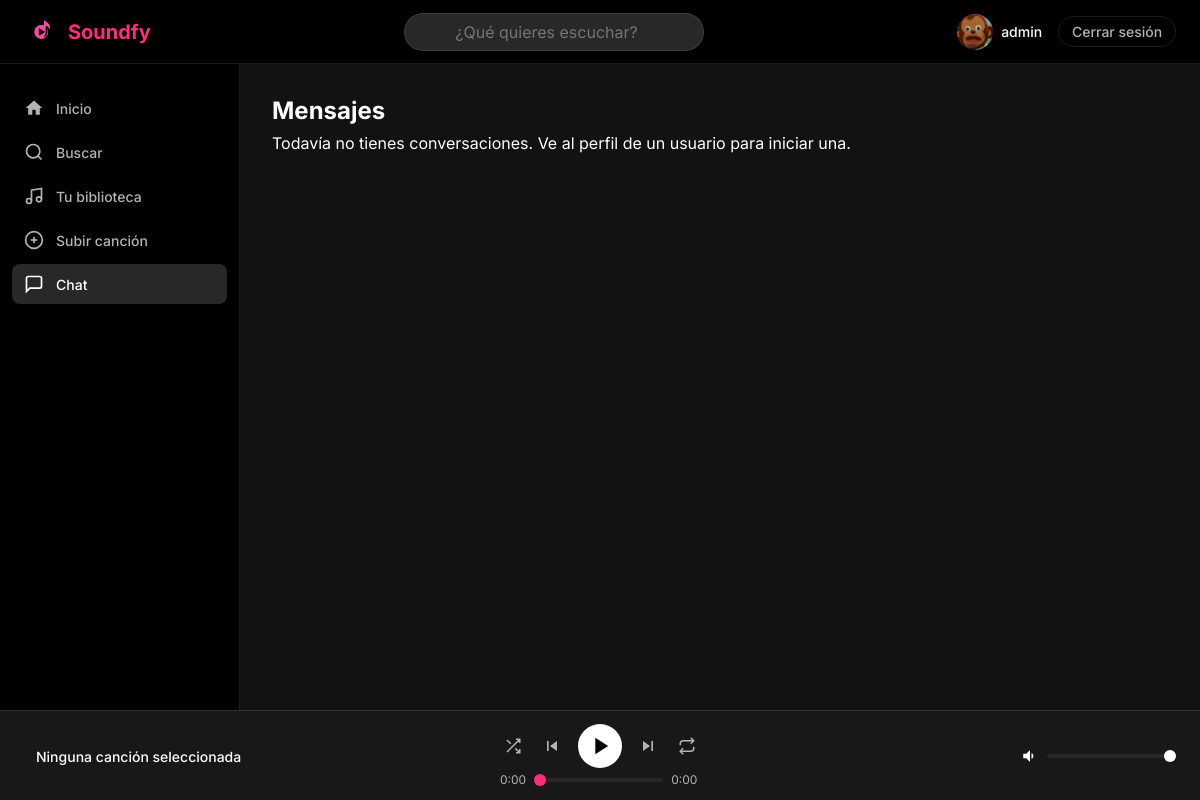
Page /chat/ (signed in) on the earlier database version.
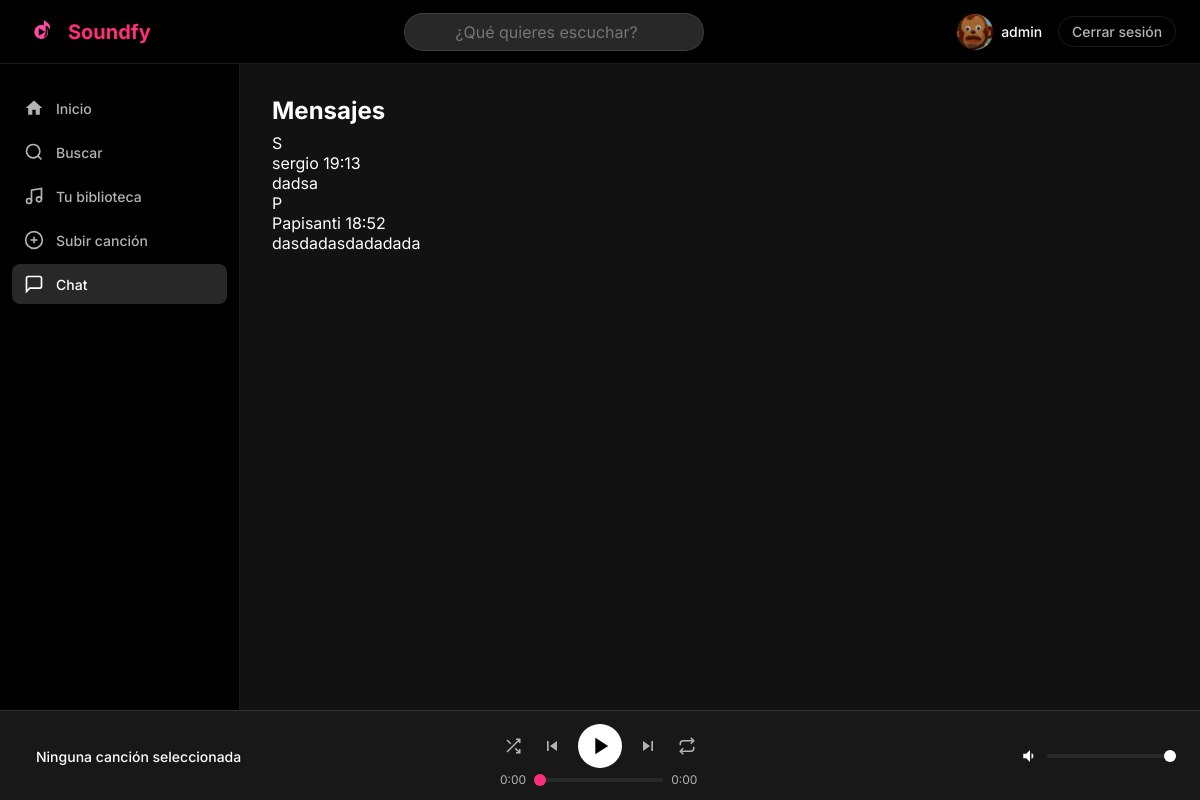
Same page on the later database version.
### chat/models.py (models this page shows, shortened)
class SalaChat(models.Model):
    TIPO_CHOICES = [('privado', 'Privado'), ('grupo', 'Grupo')]
    nombre = models.CharField(max_length=100)
    tipo = models.CharField(max_length=10, choices=TIPO_CHOICES, default='privado')
    participantes = models.ManyToManyField(Usuario, related_name='salas_chat')
    creada_en = models.DateTimeField(auto_now_add=True)
    def otro_usuario(self, usuario):
        return self.participantes.exclude(pk=usuario.pk).first()
    def mensajes_no_leidos(self, usuario):
        return self.mensajes.filter(leido=False).exclude(autor=usuario).count()
    def ultimo_mensaje(self):
        return self.mensajes.order_by('-enviado_en').first()

class Mensaje(models.Model):
    sala = models.ForeignKey(SalaChat, on_delete=models.CASCADE, related_name='mensajes')
    autor = models.ForeignKey(Usuario, on_delete=models.CASCADE)
    contenido = models.TextField()
    enviado_en = models.DateTimeField(auto_now_add=True)
    leido = models.BooleanField(default=False)

### users/models.py (models this page shows, shortened)
class Usuario(AbstractUser):
    foto_perfil = models.ImageField(
        upload_to='fotos_perfil/',
        null=True,
        blank=True
    )
    biografia = models.TextField(max_length=500, blank=True)
    fecha_nacimiento = models.DateField(null=True, blank=True)
    es_artista = models.BooleanField(default=False)
    seguidores = models.ManyToManyField(
        'self',
        symmetrical=False,
        related_name='siguiendo',
        blank=True
    )
    class Meta:
        verbose_name = 'Usuario'
        verbose_name_plural = 'Usuarios'

### chat/views.py (the view)
# urls.py: path('', views.vista_lista_salas, name='lista_salas'),
@login_required
def vista_lista_salas(request):
    salas = SalaChat.objects.filter(participantes=request.user).order_by('-creada_en')
    salas_data = []
    for sala in salas:
        otro = sala.otro_usuario(request.user)
        ultimo = sala.ultimo_mensaje()
        no_leidos = sala.mensajes_no_leidos(request.user)
        salas_data.append({
            'sala': sala,
            'otro': otro,
            'ultimo': ultimo,
            'no_leidos': no_leidos,
        })
    return render(request, 'chat/lista_salas.html', {'salas_data': salas_data})

### templates/chat/lista_salas.html (shortened to what this page needs)
{% extends 'base.html' %}
{% block contenido %}
<div class="chat-lista-container">
    <h2>Mensajes</h2>
    {% if salas_data %}
    <div class="chat-lista">
        {% for item in salas_data %}
        <a href="{% url 'sala' sala_id=item.sala.pk %}" class="chat-sala-card">
            <div class="chat-sala-avatar">
                {% if item.otro and item.otro.foto_perfil %}
                    <img src="{{ item.otro.foto_perfil.url }}" alt="{{ item.otro.username }}">
                {% else %}
                    <div class="chat-sala-avatar-placeholder">{{ item.otro.username|first|upper }}</div>
                {% endif %}
            </div>
            <div class="chat-sala-info">
                <div class="chat-sala-top">
                    <span class="chat-sala-nombre">{{ item.otro.username }}</span>
                    {% if item.ultimo %}
                        <span class="chat-sala-hora">{{ item.ultimo.enviado_en|time:"H:i" }}</span>
                    {% endif %}
                </div>
                <div class="chat-sala-preview">
                    {% if item.ultimo %}
                        {% if item.no_leidos > 0 %}
                            <span class="chat-preview-noLeido">{{ item.ultimo.contenido|truncatechars:40 }}</span>
                        {% else %}
                            <span>{{ item.ultimo.contenido|truncatechars:40 }}</span>
                        {% endif %}
                    {% else %}
                        <span>Inicia la conversación</span>
                    {% endif %}
                </div>
            </div>
        </a>
        {% endfor %}
    </div>
    {% else %}
    <p class="chat-vacio">Todavía no tienes conversaciones. Ve al perfil de un usuario para iniciar una.</p>
    {% endif %}
</div>
{% endblock %}

Differences in the rows shown:
added SalaChat: otro.username|first "S", otro.username "sergio", ultimo.enviado_en "19:13", ultimo.contenido "dadsa"
added SalaChat: otro.username|first "P", otro.username "Papisanti", ultimo.enviado_en "18:52", ultimo.contenido "dasdadasdadadada"
Other differences:
text no longer shown: "Todavía no tienes conversaciones. Ve al perfil de un usuario para iniciar una."
